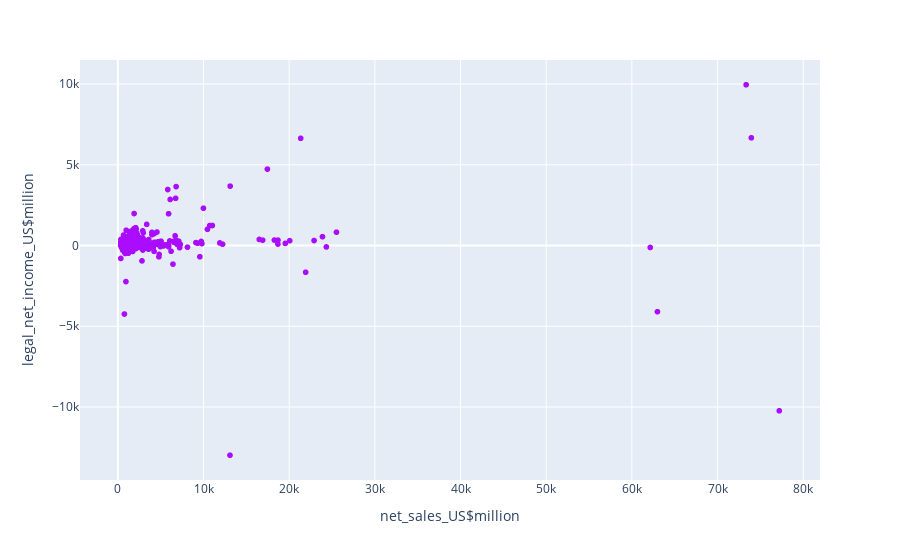

The notebook cell saved with this chart:
### Markdown cell above
This graph tells us that most companies in the ranking are Brazilian and in the private sector. The second largest group is that of foreign companies, followed by a distant third of SEOs.

### Code cell
# Creating scatterplot for the variables "Net sales US$ million" and "Legal net income US$ million"
fig = px.scatter(df, x="net_sales_US$million", y="legal_net_income_US$million", color_discrete_sequence=px.colors.qualitative.Alphabet) 
fig.show()

### Figure 1 — Plotly figure (JSON) as saved in the notebook; plotly's stock layout.template omitted (floating-point values rounded to 4 significant figures; data arrays with more than 128 entries replaced by an {"elided": "..."} marker saying what was removed)
{"data": [{"hovertemplate": "net_sales_US$million=%{x}<br>legal_net_income_US$million=%{y}<extra></extra>", "legendgroup": "", "marker": {"color": "#AA0DFE", "symbol": "circle"}, "mode": "markers", "name": "", "showlegend": false, "type": "scattergl", "x": {"elided": "1325 float values"}, "xaxis": "x", "y": {"elided": "1325 float values"}, "yaxis": "y"}], "layout": {"legend": {"tracegroupgap": 0}, "margin": {"t": 60}, "xaxis": {"anchor": "y", "domain": [0, 1], "title": {"text": "net_sales_US$million"}}, "yaxis": {"anchor": "x", "domain": [0, 1], "title": {"text": "legal_net_income_US$million"}}}}
